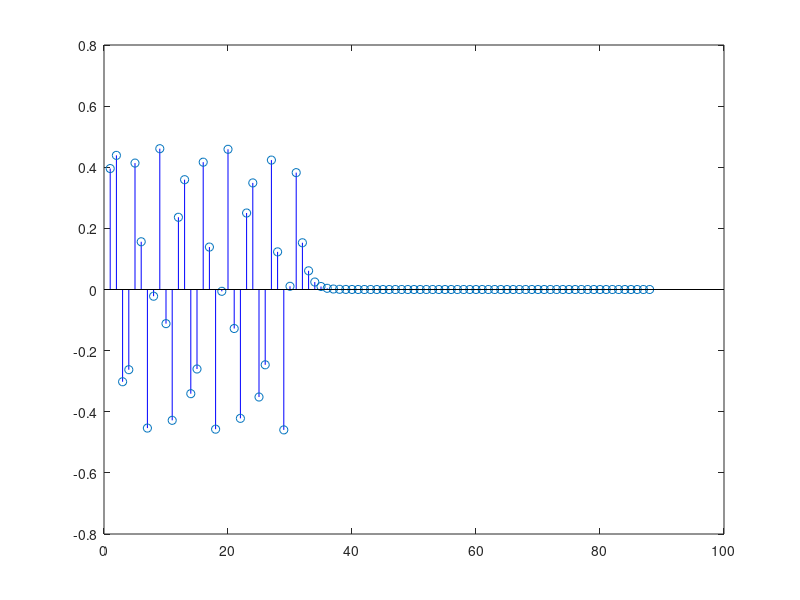

MATLAB code for this plot:
n = 30;
a = 0.4;

x = ha = hb = zeros(1,n);
x(1) = x(2) =	 1;

for i=1:n
	ha(i) = sin(8*i);
	hb(i) = a^i;
end

y1 = conv(x,ha);
y1 = conv(y1,hb);

y2 = conv(x,hb);
y2 = conv(y2,ha);

stem(y1,"color","red");
stem(y2,"color","blue");

difer = norm(y1-y2,2)
